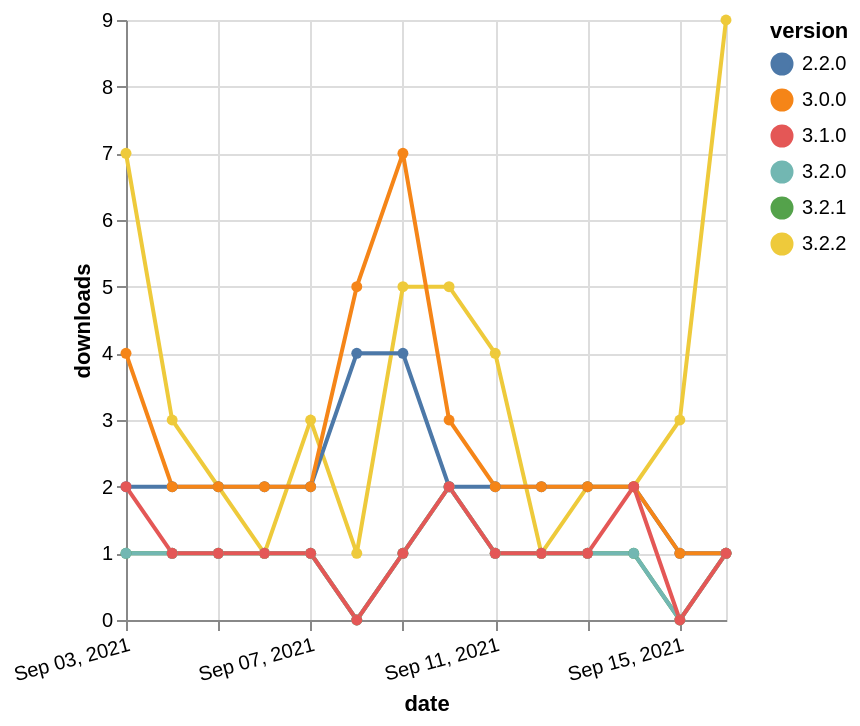

Write a Vega-Lite specification for this figure.
### Vega-Lite specification from a JSON file in a GitHub repository (floating-point values rounded to 4 significant figures)
{"$schema": "https://vega.github.io/schema/vega-lite/v5.json", "description": "A simple bar chart with embedded data.", "data": {"values": [{"date": "2021-09-03", "total": 233, "delta": 1, "version": "3.2.1"}, {"date": "2021-09-04", "total": 234, "delta": 1, "version": "3.2.1"}, {"date": "2021-09-05", "total": 235, "delta": 1, "version": "3.2.1"}, {"date": "2021-09-06", "total": 236, "delta": 1, "version": "3.2.1"}, {"date": "2021-09-07", "total": 237, "delta": 1, "version": "3.2.1"}, {"date": "2021-09-08", "total": 237, "delta": 0, "version": "3.2.1"}, {"date": "2021-09-09", "total": 238, "delta": 1, "version": "3.2.1"}, {"date": "2021-09-10", "total": 240, "delta": 2, "version": "3.2.1"}, {"date": "2021-09-11", "total": 241, "delta": 1, "version": "3.2.1"}, {"date": "2021-09-12", "total": 242, "delta": 1, "version": "3.2.1"}, {"date": "2021-09-13", "total": 243, "delta": 1, "version": "3.2.1"}, {"date": "2021-09-14", "total": 244, "delta": 1, "version": "3.2.1"}, {"date": "2021-09-15", "total": 244, "delta": 0, "version": "3.2.1"}, {"date": "2021-09-16", "total": 245, "delta": 1, "version": "3.2.1"}, {"date": "2021-09-03", "total": 398, "delta": 7, "version": "3.2.2"}, {"date": "2021-09-04", "total": 401, "delta": 3, "version": "3.2.2"}, {"date": "2021-09-05", "total": 403, "delta": 2, "version": "3.2.2"}, {"date": "2021-09-06", "total": 404, "delta": 1, "version": "3.2.2"}, {"date": "2021-09-07", "total": 407, "delta": 3, "version": "3.2.2"}, {"date": "2021-09-08", "total": 408, "delta": 1, "version": "3.2.2"}, {"date": "2021-09-09", "total": 413, "delta": 5, "version": "3.2.2"}, {"date": "2021-09-10", "total": 418, "delta": 5, "version": "3.2.2"}, {"date": "2021-09-11", "total": 422, "delta": 4, "version": "3.2.2"}, {"date": "2021-09-12", "total": 423, "delta": 1, "version": "3.2.2"}, {"date": "2021-09-13", "total": 425, "delta": 2, "version": "3.2.2"}, {"date": "2021-09-14", "total": 427, "delta": 2, "version": "3.2.2"}, {"date": "2021-09-15", "total": 430, "delta": 3, "version": "3.2.2"}, {"date": "2021-09-16", "total": 439, "delta": 9, "version": "3.2.2"}, {"date": "2021-09-03", "total": 4414, "delta": 2, "version": "2.2.0"}, {"date": "2021-09-04", "total": 4416, "delta": 2, "version": "2.2.0"}, {"date": "2021-09-05", "total": 4418, "delta": 2, "version": "2.2.0"}, {"date": "2021-09-06", "total": 4420, "delta": 2, "version": "2.2.0"}, {"date": "2021-09-07", "total": 4422, "delta": 2, "version": "2.2.0"}, {"date": "2021-09-08", "total": 4426, "delta": 4, "version": "2.2.0"}, {"date": "2021-09-09", "total": 4430, "delta": 4, "version": "2.2.0"}, {"date": "2021-09-10", "total": 4432, "delta": 2, "version": "2.2.0"}, {"date": "2021-09-11", "total": 4434, "delta": 2, "version": "2.2.0"}, {"date": "2021-09-12", "total": 4436, "delta": 2, "version": "2.2.0"}, {"date": "2021-09-13", "total": 4438, "delta": 2, "version": "2.2.0"}, {"date": "2021-09-14", "total": 4440, "delta": 2, "version": "2.2.0"}, {"date": "2021-09-15", "total": 4441, "delta": 1, "version": "2.2.0"}, {"date": "2021-09-16", "total": 4442, "delta": 1, "version": "2.2.0"}, {"date": "2021-09-03", "total": 7830, "delta": 4, "version": "3.0.0"}, {"date": "2021-09-04", "total": 7832, "delta": 2, "version": "3.0.0"}, {"date": "2021-09-05", "total": 7834, "delta": 2, "version": "3.0.0"}, {"date": "2021-09-06", "total": 7836, "delta": 2, "version": "3.0.0"}, {"date": "2021-09-07", "total": 7838, "delta": 2, "version": "3.0.0"}, {"date": "2021-09-08", "total": 7843, "delta": 5, "version": "3.0.0"}, {"date": "2021-09-09", "total": 7850, "delta": 7, "version": "3.0.0"}, {"date": "2021-09-10", "total": 7853, "delta": 3, "version": "3.0.0"}, {"date": "2021-09-11", "total": 7855, "delta": 2, "version": "3.0.0"}, {"date": "2021-09-12", "total": 7857, "delta": 2, "version": "3.0.0"}, {"date": "2021-09-13", "total": 7859, "delta": 2, "version": "3.0.0"}, {"date": "2021-09-14", "total": 7861, "delta": 2, "version": "3.0.0"}, {"date": "2021-09-15", "total": 7862, "delta": 1, "version": "3.0.0"}, {"date": "2021-09-16", "total": 7863, "delta": 1, "version": "3.0.0"}, {"date": "2021-09-03", "total": 125, "delta": 1, "version": "3.2.0"}, {"date": "2021-09-04", "total": 126, "delta": 1, "version": "3.2.0"}, {"date": "2021-09-05", "total": 127, "delta": 1, "version": "3.2.0"}, {"date": "2021-09-06", "total": 128, "delta": 1, "version": "3.2.0"}, {"date": "2021-09-07", "total": 129, "delta": 1, "version": "3.2.0"}, {"date": "2021-09-08", "total": 129, "delta": 0, "version": "3.2.0"}, {"date": "2021-09-09", "total": 130, "delta": 1, "version": "3.2.0"}, {"date": "2021-09-10", "total": 132, "delta": 2, "version": "3.2.0"}, {"date": "2021-09-11", "total": 133, "delta": 1, "version": "3.2.0"}, {"date": "2021-09-12", "total": 134, "delta": 1, "version": "3.2.0"}, {"date": "2021-09-13", "total": 135, "delta": 1, "version": "3.2.0"}, {"date": "2021-09-14", "total": 136, "delta": 1, "version": "3.2.0"}, {"date": "2021-09-15", "total": 136, "delta": 0, "version": "3.2.0"}, {"date": "2021-09-16", "total": 137, "delta": 1, "version": "3.2.0"}, {"date": "2021-09-03", "total": 18642, "delta": 2, "version": "3.1.0"}, {"date": "2021-09-04", "total": 18643, "delta": 1, "version": "3.1.0"}, {"date": "2021-09-05", "total": 18644, "delta": 1, "version": "3.1.0"}, {"date": "2021-09-06", "total": 18645, "delta": 1, "version": "3.1.0"}, {"date": "2021-09-07", "total": 18646, "delta": 1, "version": "3.1.0"}, {"date": "2021-09-08", "total": 18646, "delta": 0, "version": "3.1.0"}, {"date": "2021-09-09", "total": 18647, "delta": 1, "version": "3.1.0"}, {"date": "2021-09-10", "total": 18649, "delta": 2, "version": "3.1.0"}, {"date": "2021-09-11", "total": 18650, "delta": 1, "version": "3.1.0"}, {"date": "2021-09-12", "total": 18651, "delta": 1, "version": "3.1.0"}, {"date": "2021-09-13", "total": 18652, "delta": 1, "version": "3.1.0"}, {"date": "2021-09-14", "total": 18654, "delta": 2, "version": "3.1.0"}, {"date": "2021-09-15", "total": 18654, "delta": 0, "version": "3.1.0"}, {"date": "2021-09-16", "total": 18655, "delta": 1, "version": "3.1.0"}]}, "width": "container", "mark": {"type": "line", "point": {"filled": true}}, "encoding": {"x": {"field": "date", "type": "temporal", "timeUnit": "yearmonthdate", "title": "date", "axis": {"labelAngle": -15}}, "y": {"field": "delta", "type": "quantitative", "title": "downloads"}, "color": {"field": "version", "type": "nominal"}, "tooltip": {"field": "delta"}}}
